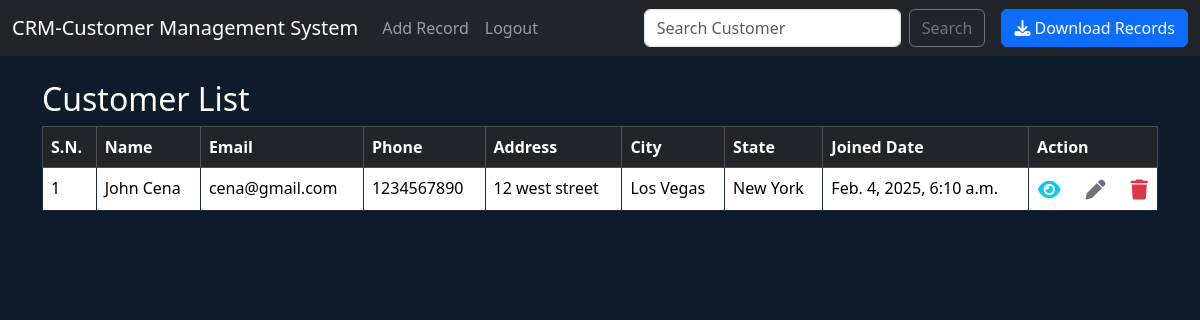
Page / (signed in) on the earlier database version.
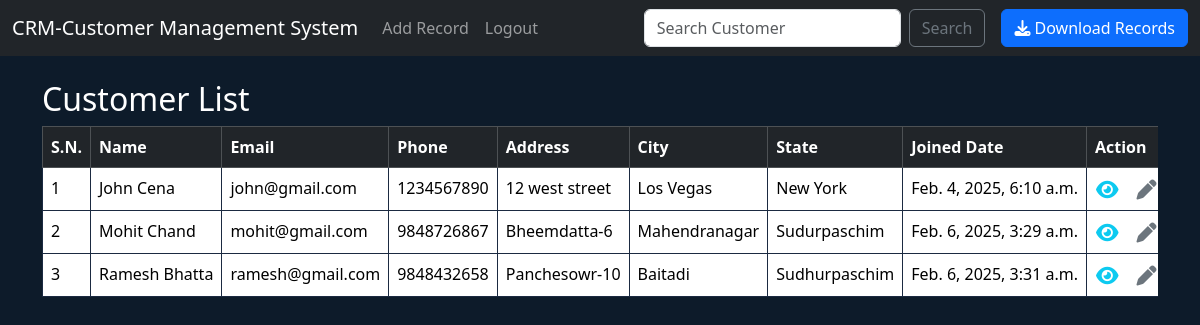
Same page on the later database version.
### website/models.py (models this page shows, shortened)
class Record(models.Model):
    created_at = models.DateTimeField(auto_now_add=True)
    first_name = models.CharField(max_length=100)
    last_name = models.CharField(max_length=100)
    email = models.EmailField(max_length=100)
    phone = models.IntegerField()
    address = models.CharField(max_length=100)
    city = models.CharField(max_length=100)
    state = models.CharField(max_length=100)
    zipcode = models.CharField(max_length=100)

### website/views.py (the view)
# urls.py: 2. Add a URL to urlpatterns:  path('', views.home, name='home')
def home(request):
    records=Record.objects.all()
    if request.method == 'POST':
        username = request.POST['username']
        password = request.POST['password']
        user = authenticate(request, username=username, password=password)
        if user is not None:
            login(request, user)
            messages.success(request, "You Have Been Logged In!")
            return redirect('home')
        else:
            messages.success(request, "There Was An Error Logging In, Please Try Again...")
            return redirect('home')
    else:
        return render(request, 'home.html', {'records':records})

### website/templates/home.html (shortened to what this page needs)
{% extends 'base.html' %}
{% block content %}
    {% if user.is_authenticated %}
    <h2>Customer List</h2>
    <div class="table-responsive">
    <table class="table table-hover table-bordered">
      <thead class="table-dark">
        <tr>
          <th scope="col">S.N.</th>
          <th scope="col">Name</th>
          <th scope="col">Email</th>
          <th scope="col">Phone</th>
          <th scope="col">Address</th>
          <th scope="col">City</th>
          <th scope="col">State</th>
          <th scope="col">Joined Date</th>
          <th scope="col">Action</th>
        </tr>
      </thead>
      <tbody>
      {% if records %}
        {% for record in records %}
            <tr>
              <td>{{ forloop.counter }}</td>
              <td>
                 <a class="nav-link" style="white-space: nowrap;" href="{% url 'record' record.id %}">{{ record.first_name }} {{ record.last_name }} </a>
                </td>
              <td style="white-space: nowrap; ">{{ record.email }}</td>
              <td style="white-space: nowrap;">{{ record.phone }}</td>
              <td style="white-space: nowrap;">{{ record.address }} </td>
              <td style="white-space: nowrap;">{{ record.city }} </td>
              <td style="white-space: nowrap;">{{ record.state }} </td>
              <td style="white-space: nowrap;">{{ record.created_at }} </td>
              <td style="white-space: nowrap;">
                <div class="d-flex justify-content-between">
                  <a href="{% url 'record' record.id %}" class="btn btn-link p-0 me-3" title="View Record">
                   <i class="fa fa-eye fa-lg text-info"></i>
                  </a>
                  <a href="{% url 'update-record' record.id %}" class="btn btn-link p-0 me-3" title="Update Record">
                  <i class="fa fa-pen fa-lg text-secondary"></i>
                  </a>
                   <a href="{% url 'delete-record' record.id %}" class="btn btn-link p-0" title="Delete Record">
                     <i class="fa fa-trash fa-lg text-danger"></i>
                    </a>
                  </div>
               </td>
            </tr>
          {% endfor %}
      {% endif %}
    </tbody>
  </table>
</div>
{% endif %}
{% endblock %}

Differences in the rows shown:
changed Record "John": email "cena@gmail.com" → "john@gmail.com"
added Record: first_name "Mohit", last_name "Chand", email "mohit@gmail.com", phone "9848726867", address "Bheemdatta-6", city "Mahendranagar", state "Sudurpaschim", created_at "Feb. 6, 2025, 3:29 a.m."
added Record: first_name "Ramesh", last_name "Bhatta", email "ramesh@gmail.com", phone "9848432658", address "Panchesowr-10", city "Baitadi", state "Sudhurpaschim", created_at "Feb. 6, 2025, 3:31 a.m."
